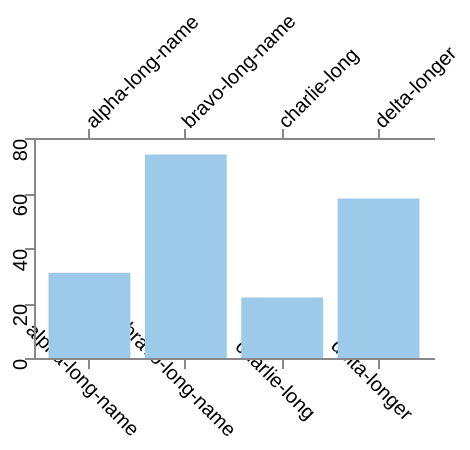

The specification (Vega-Lite) saved for this image:
### Vega specification from a JSON file in a GitHub repository (floating-point values rounded to 4 significant figures)
{"$schema": "https://vega.github.io/schema/vega/v6.json", "description": "Turned axis labels: 45 degrees hung the way plain Vega hangs them, and the same angle corrected by an explicit align and baseline the way Vega-Lite emits it.", "width": 200, "height": 110, "padding": 5, "data": [{"name": "table", "values": [{"c": "alpha-long-name", "v": 31}, {"c": "bravo-long-name", "v": 74}, {"c": "charlie-long", "v": 22}, {"c": "delta-longer", "v": 58}]}], "scales": [{"name": "x", "type": "band", "domain": {"data": "table", "field": "c"}, "range": "width", "padding": 0.15}, {"name": "y", "type": "linear", "domain": {"data": "table", "field": "v"}, "range": "height", "nice": true}], "axes": [{"orient": "bottom", "scale": "x", "labelAngle": 45}, {"orient": "top", "scale": "x", "labelAngle": -45, "labelAlign": "left", "labelBaseline": "middle"}, {"orient": "left", "scale": "y", "tickCount": 4, "labelAngle": -90}], "marks": [{"type": "rect", "from": {"data": "table"}, "encode": {"enter": {"x": {"scale": "x", "field": "c"}, "width": {"scale": "x", "band": 1}, "y": {"scale": "y", "field": "v"}, "y2": {"scale": "y", "value": 0}, "fill": {"value": "#9ecae9"}}}}]}
